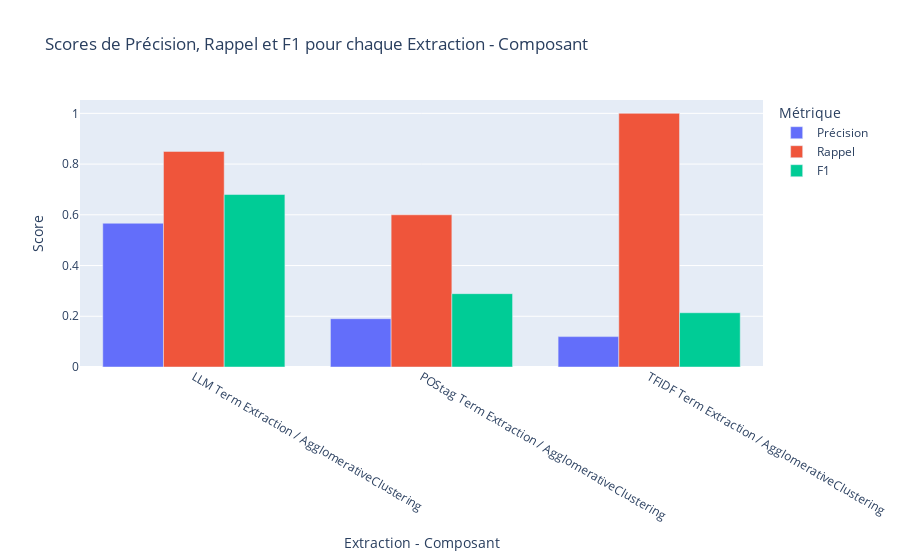

Here is the notebook cell this chart was saved with:
### Code cell
data_long = new_data.reset_index().melt(id_vars='index', var_name='Métrique', value_name='Score')
data_long.rename(columns={'index': 'Extraction - Composant'}, inplace=True)

# Créer le diagramme en barres groupées avec plotly.express
fig = px.bar(data_long, x='Extraction - Composant', y='Score', color='Métrique', barmode='group',
             title='Scores de Précision, Rappel et F1 pour chaque Extraction - Composant')

fig.update_layout(
    xaxis_title='Extraction - Composant',
    yaxis_title='Score'
)

fig.show()

### Figure 1 — Plotly figure (JSON) as saved in the notebook; plotly's stock layout.template omitted (floating-point values rounded to 4 significant figures)
{"data": [{"alignmentgroup": "True", "hovertemplate": "Métrique=Précision<br>Extraction - Composant=%{x}<br>Score=%{y}<extra></extra>", "legendgroup": "Précision", "marker": {"color": "#636efa", "pattern": {"shape": ""}}, "name": "Précision", "offsetgroup": "Précision", "orientation": "v", "showlegend": true, "textposition": "auto", "type": "bar", "x": ["LLM Term Extraction / AgglomerativeClustering", "POStag Term Extraction / AgglomerativeClustering", "TFIDF Term Extraction / AgglomerativeClustering"], "xaxis": "x", "y": [0.5667, 0.1905, 0.1198], "yaxis": "y"}, {"alignmentgroup": "True", "hovertemplate": "Métrique=Rappel<br>Extraction - Composant=%{x}<br>Score=%{y}<extra></extra>", "legendgroup": "Rappel", "marker": {"color": "#EF553B", "pattern": {"shape": ""}}, "name": "Rappel", "offsetgroup": "Rappel", "orientation": "v", "showlegend": true, "textposition": "auto", "type": "bar", "x": ["LLM Term Extraction / AgglomerativeClustering", "POStag Term Extraction / AgglomerativeClustering", "TFIDF Term Extraction / AgglomerativeClustering"], "xaxis": "x", "y": [0.85, 0.6, 1], "yaxis": "y"}, {"alignmentgroup": "True", "hovertemplate": "Métrique=F1<br>Extraction - Composant=%{x}<br>Score=%{y}<extra></extra>", "legendgroup": "F1", "marker": {"color": "#00cc96", "pattern": {"shape": ""}}, "name": "F1", "offsetgroup": "F1", "orientation": "v", "showlegend": true, "textposition": "auto", "type": "bar", "x": ["LLM Term Extraction / AgglomerativeClustering", "POStag Term Extraction / AgglomerativeClustering", "TFIDF Term Extraction / AgglomerativeClustering"], "xaxis": "x", "y": [0.68, 0.2892, 0.2139], "yaxis": "y"}], "layout": {"barmode": "group", "legend": {"title": {"text": "Métrique"}, "tracegroupgap": 0}, "title": {"text": "Scores de Précision, Rappel et F1 pour chaque Extraction - Composant"}, "xaxis": {"anchor": "y", "domain": [0, 1], "title": {"text": "Extraction - Composant"}}, "yaxis": {"anchor": "x", "domain": [0, 1], "title": {"text": "Score"}}}}
